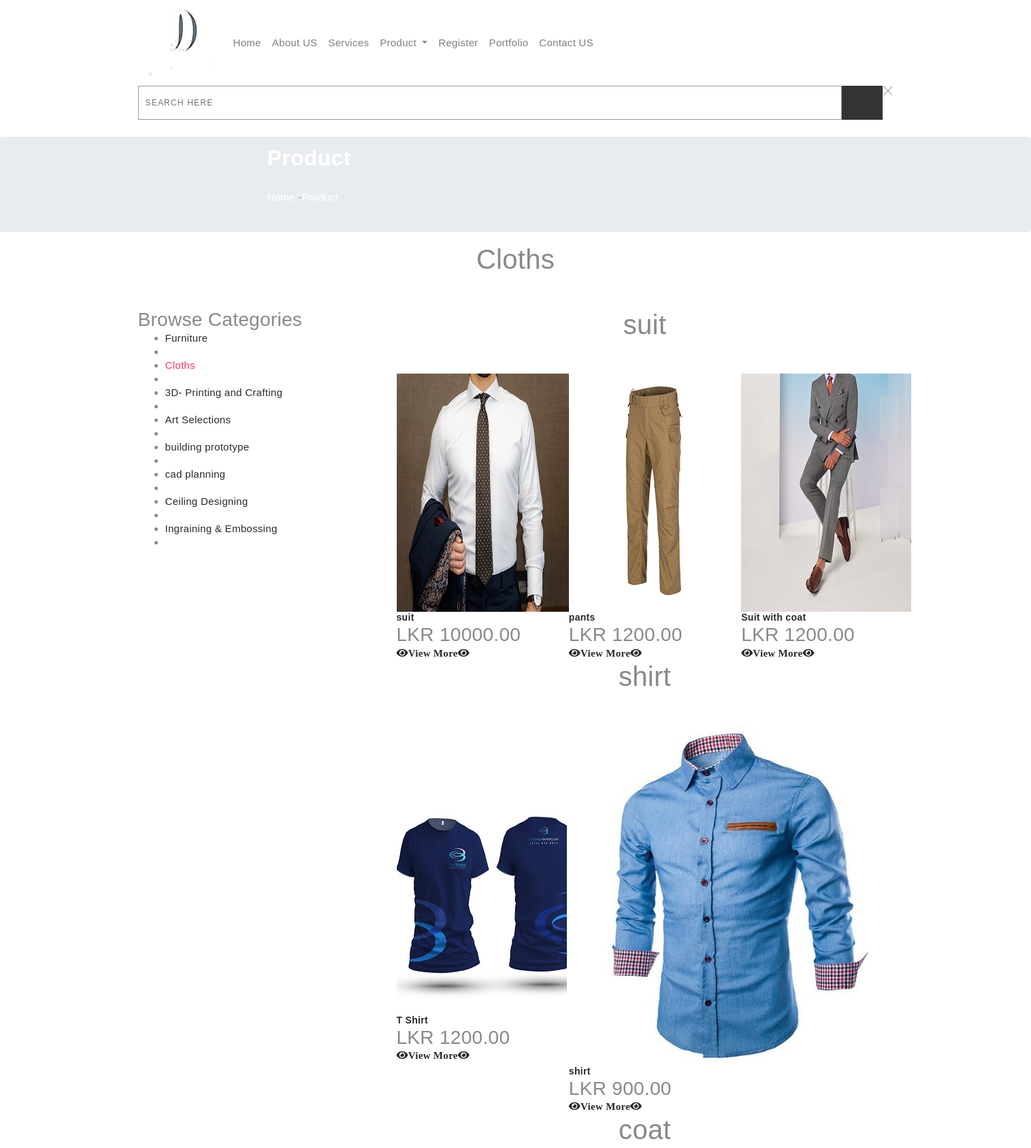
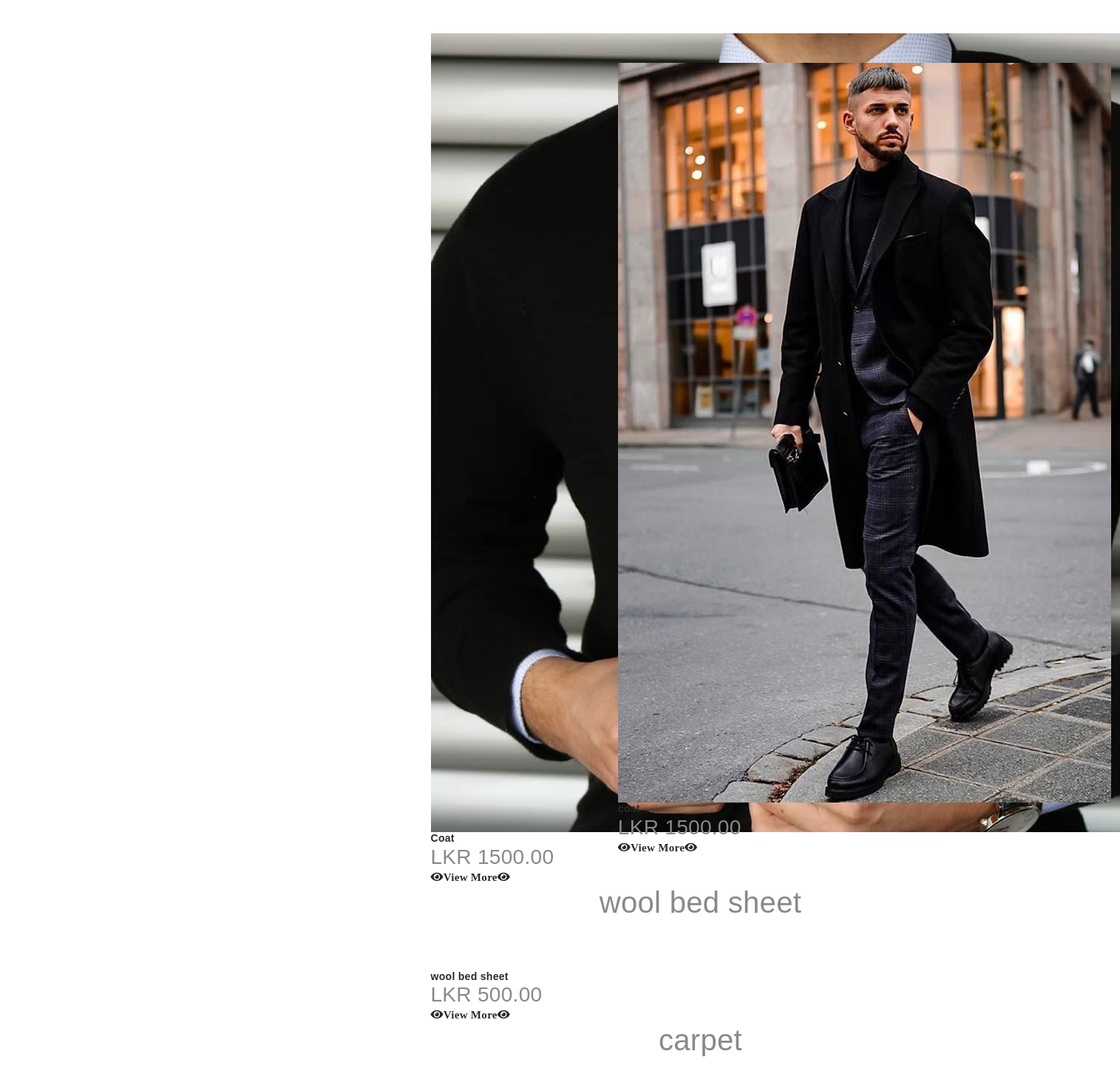
The app's page /index.php?pg=public_product.php&categoryid=CAT02 (upper part) with its own data (2 pictures, top to bottom).
### tables this page shows
CREATE TABLE IF NOT EXISTS `category` (
  `category_id` varchar(10) NOT NULL,
  `category_name` varchar(100) NOT NULL,
  PRIMARY KEY (`category_id`)
);

CREATE TABLE IF NOT EXISTS `subcategory` (
  `subcategory_id` varchar(10) NOT NULL,
  `category_id` varchar(10) NOT NULL,
  `subcategory_name` varchar(100) NOT NULL,
  PRIMARY KEY (`subcategory_id`)
);

CREATE TABLE IF NOT EXISTS `product` (
  `product_id` varchar(10) NOT NULL,
  `subcategory_id` varchar(10) NOT NULL,
  `name` varchar(100) NOT NULL,
  `description` text NOT NULL,
  `material` text NOT NULL,
  `minimum_alert` int NOT NULL,
  PRIMARY KEY (`product_id`)
);

CREATE TABLE IF NOT EXISTS `product_image` (
  `image_id` varchar(10) NOT NULL,
  `product_id` varchar(10) NOT NULL,
  `image` varchar(15) NOT NULL,
  PRIMARY KEY (`image_id`)
);

CREATE TABLE IF NOT EXISTS `product_price` (
  `product_id` varchar(10) NOT NULL,
  `start_date` date NOT NULL,
  `end_date` date DEFAULT NULL,
  `price` decimal(10,2) NOT NULL,
  `offer` decimal(10,2) NOT NULL,
  PRIMARY KEY (`product_id`,`start_date`)
);

### public_product.php (the view, shortened to what this page needs)
<?php
include "config.php";
$get_categoryid=$_GET["categoryid"];
$sqlcategoryname="SELECT category_name FROM category WHERE category_id='$get_categoryid'";
$resultcategoryname=mysqli_query($con,$sqlcategoryname) or die ("Error in sqlcategoryname" . mysqli_error($con));
$rowcategoryname=mysqli_fetch_assoc($resultcategoryname);
?>
    <section class="cat_product_area section_padding">
        <div class="container">
            <div class="row">
                <div class="col-lg-12 text-center mb-5">
                    <h1 class="page-title"><?php echo $rowcategoryname["category_name"]; ?></h1>
                </div>
                <div class="col-lg-4">
                    <div class="left_sidebar_area">
                        <aside class="left_widgets p_filter_widgets">
                            <div class="l_w_title">
                                <h3>Browse Categories</h3>
                            </div>
                            <div class="widgets_inner">
                                <ul class="list">
                                    <?php
									$sqlloadcategory="SELECT * FROM category ORDER BY category_id";
									$resultloadcategory=mysqli_query($con, $sqlloadcategory) or die("Error in sqlloadcategory".mysqli_error($con));
									while($rowloadcategory=mysqli_fetch_assoc($resultloadcategory))
									{
										if($rowloadcategory["category_id"]==$get_categoryid)
										{
											$color="#ff3368";
										}
										else
										{
											$color="";
										}
										echo '<li>';
											echo '<a href="index.php?pg=public_product.php&categoryid='.$rowloadcategory["category_id"].'"><font color="'.$color.'">'.$rowloadcategory["category_name"].'</font></a>';
										echo '<li>';
									}
									?>
                                </ul>
                            </div>
                        </aside>
                    </div>
                </div>
                <div class="col-lg-8">
					<?php
					$sqlsubcategory="SELECT * FROM subcategory WHERE category_id='$get_categoryid'";
					$resultsubcategory=mysqli_query($con,$sqlsubcategory) or die ("Error in $sqlsubcategory" . mysqli_error($con));
					while($rowsubcategory=mysqli_fetch_assoc($resultsubcategory))
					{
					?>
						<div class="row">
							<div class="col-lg-12">
								<div class="col-lg-12 text-center mb-5">
									<h1 class="page-title"><?php echo $rowsubcategory["subcategory_name"]; ?></h1>
								</div>
							</div>
						</div>
						<div class="row align-items-center latest_product_inner">
						<?php
						$sqlproduct="SELECT * FROM product WHERE subcategory_id='$rowsubcategory[subcategory_id]'";
						$resultproduct=mysqli_query($con,$sqlproduct) or die ("Error in sqlproduct" . mysqli_error($con));
						while($rowproduct=mysqli_fetch_assoc($resultproduct))
						{
							$sqlproductprice="SELECT price,offer FROM product_price WHERE product_id='$rowproduct[product_id]' AND end_date IS NULL";
							$resultproductprice=mysqli_query($con,$sqlproductprice) or die ("Error in sqlproductprice" . mysqli_error($con));
							if(mysqli_num_rows($resultproductprice)>0)
							{
								$rowproductprice=mysqli_fetch_assoc($resultproductprice);
								$price=$rowproductprice["price"];
								$offer=$rowproductprice["offer"];
								if($offer>0)
								{
									$unitprice=$price-(($price*$offer)/100);
									$displayprice='<h3>LKR '.$unitprice.' <del>LKR '.$price.'</del></h3>';
								}
								else
								{
									$unitprice=$price;
									$displayprice='<h3>LKR '.$unitprice.'</h3>';
								}
								$sqlproductimage="SELECT image FROM product_image WHERE product_id='$rowproduct[product_id]'";
								$resultproductimage=mysqli_query($con,$sqlproductimage) or die ("Error in sqlproductimage" . mysqli_error($con));
								$rowproductimage=mysqli_fetch_assoc($resultproductimage);
						?>
								<div class="col-lg-4 col-sm-6">
									<div class="single_product_item">
										<img src="file/product/<?php echo $rowproductimage['image'];?>" alt="">
										<div class="single_product_text">
											<h4><?php echo $rowproduct['name']; ?></h4>
											<?php echo $displayprice; ?>
											<a href="index.php?pg=single_product.php&productid=<?php echo $rowproduct['product_id']; ?>" class="fa fa-eye">View More<i class="fa fa-eye"></i></a>
										</div>
									</div>
								</div>
						<?php
							}
						}
						?>
						</div>
					<?php
					}
					?>
                </div>
            </div>
        </div>
    </section>

### css/all.css (style rules this page uses)
.fa, .fas, .far, .fal, .fab { -moz-osx-font-smoothing: grayscale; -webkit-font-smoothing: antialiased; display: inline-block; font-style: normal; font-variant: normal; text-rendering: auto; line-height: 1; }
.fa-eye:before { content: "\f06e"; }
.fa, .fas { font-family: 'Font Awesome 5 Free'; font-weight: 900; }

### assets/folio/assets/css/style.css (style rules this page uses)
body { background: #ffffff; color: #898989; font-family: "Poppins", helvetica; font-size: 15px; font-weight: 300; line-height: 20px; letter-spacing: 0.02em; overflow-x: hidden; margin: 0 auto; padding: 0; box-sizing: border-box; }
h1, h2, h3, h4, h5, h6 { margin: 0; }
h4 { color: #292929; font-size: 14px; font-weight: 600; }
a { color: #292929; text-decoration: none !important; transition: all 0.5s ease-in-out 0s; }

### records on screen
category: category_name "Cloths"
category: category_name "Furniture"
category: category_name "3D- Printing and Crafting"
category: category_name "Art Selections"
category: category_name "building prototype"
category: category_name "cad planning"
category: category_name "Ceiling Designing"
category: category_name "Ingraining & Embossing"
subcategory: subcategory_name "suit"
product: product_image.image (picture), name "suit", product_price.price "10000.00"
product: product_image.image (picture), name "pants", product_price.price "1200.00"
product: product_image.image (picture), name "Suit with coat", product_price.price "1200.00"
subcategory: subcategory_name "shirt"
product: product_image.image (picture), name "T Shirt", product_price.price "1200.00"
product: product_image.image (picture), name "shirt", product_price.price "900.00"
subcategory: subcategory_name "coat"
product: name "Coat", product_price.price "1500.00"
product: product_image.image (picture), name "coat", product_price.price "1500.00"
subcategory: subcategory_name "wool bed sheet"
product: name "wool bed sheet", product_price.price "500.00"
subcategory: subcategory_name "carpet"

### other values on screen
$pagename "Product"
